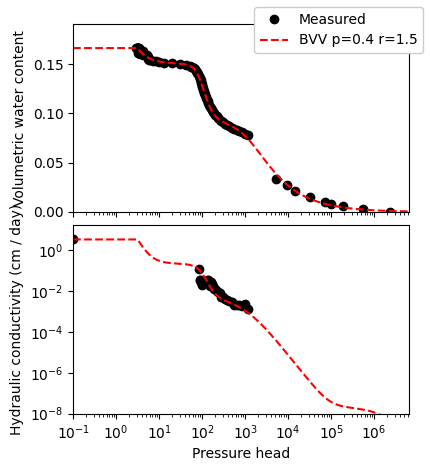

Source code (Python):
#!/usr/bin/env python3
import numpy as np
import pandas as pd
import unsatfit

MODEL = 'BVV'
KS = 3.29 # Constant saturated hydraulic conductivity
MIN_H = 0.1
MAX_N = 15
SATURATED_H = 0.1

# Read data from csv file
ht = pd.read_csv('swrc.csv')
h_t = np.array(ht['h'])
theta = np.array(ht['theta'])
hk = pd.read_csv('hcc.csv')
h_k = np.array(hk['h'])
k = np.array(hk['K'])
# Add saturated point to h-K data
h_k = np.concatenate(([SATURATED_H], h_k))
k = np.concatenate(([KS], k))
# Set parameters for isothermal vapor hydraulic conductivity
f = unsatfit.Fit()
f.temperature = 20  # temperature in degree Celcius
f.convert_h = 0.01  # convert pressure head to m H2O
f.convert_theta = 1  # convert water content to volumetric fraction
f.convert_k = 0.01 / 86400  # convert hydraulic conductivity to m/s
# Get optimized WRF parameters
f.swrc = (h_t, theta)
f.unsat = (h_k, k)
f.b_h1 = (MIN_H, np.inf)
f.b_a2 = f.b_a3 = (0, 1 / MIN_H)
f.b_m = (0, 1 - 1 / MAX_N)
w1, hb1, l1, ww2, alpha2, m2, alpha3, m3 = f.get_init_bvv()
wrf = (max(theta), 0, w1, hb1, l1, ww2, alpha2, m2, alpha3, m3, 1)
w2 = (1-w1) * ww2
n2, n3 = [1 / (1 - m) for m in (m2, m3)]
# Set HCF model with isothermal vapor hydraulic conductivity at 20C
model = MODEL
f.set_model(model, const=[wrf, f'Ks={KS}'], k_vapor=True)
# Show model description to optimize HCF function
print(f.model_description)
print(f'Therefore w2 = {w2:.3f} n2 = {n2:.3f} n3 = {n3:.3f}')
# Set initial parameters
p = (1, 2, 4, 6)  # Initial values of p
r = (0.5, 1, 2)  # Initial values of r
f.ini = (p, r)
# Set bound of parameters
f.b_p = (0.3, 10)  # Minimum and maximum of p
f.b_r = (0.1, 2.5)  # Minimum and maximum of q
# Optimize
f.optimize()
if not f.success:
    print(f.message)  # Show error message
    exit(1)
p, r = f.fitted  # Fitted parameters
# Show optimized HCF parameters and R2
print(f'Hydraulic conductivity parameters (Ks={KS}) and R2')
print(f.message)
# Set figure options
f.min_x_log = 0.1
f.max_x = 6.3E6
f.min_y2 = 10**(-8)
f.label_head = 'Pressure head'
f.label_theta = 'Volumetric water content'
f.label_k = 'Hydraulic conductivity (cm / d)'
f.legend_loc = 'upper right'  # Location of the legend
f.data_legend = 'Measured'
f.line_legend = f'{model} p={p:.1f} r={r:.1f}'
# Save figure
f.save_fig = True
# PDF file can be produced by changing from '.png' to '.pdf'
f.filename = MODEL + '.png'
f.plot()  # Draw figure
